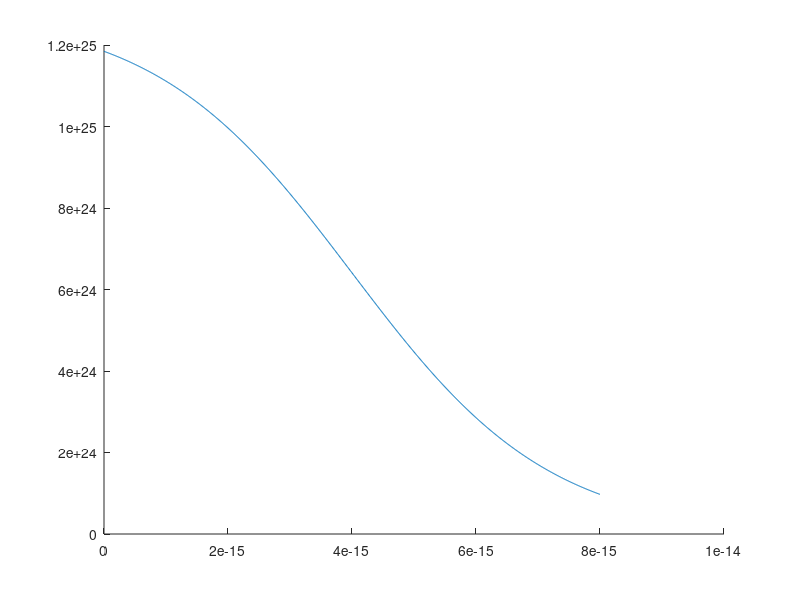
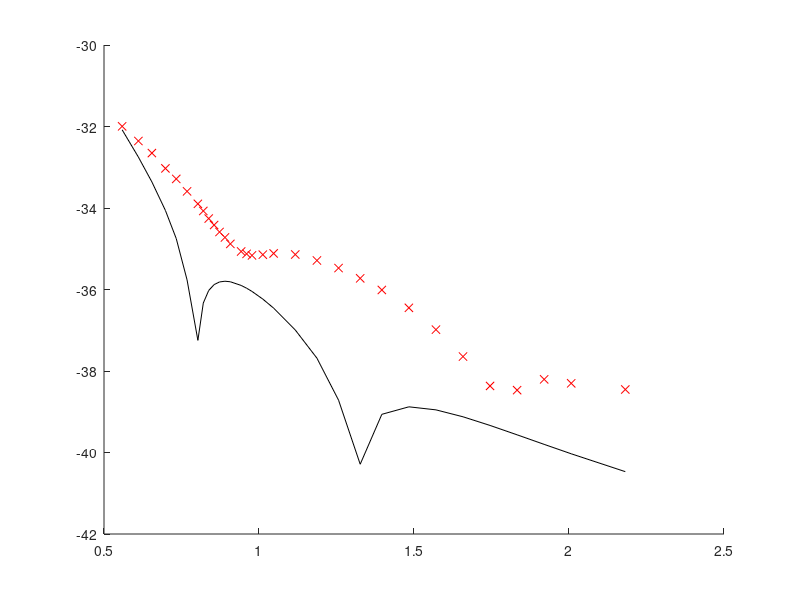

Here is the MATLAB script that generated these plots, in order: (Note: this script raises an error after producing the figures.)
%% Constants
global hbar q_e m_e c alpha eV millibarn_per_sr
% Fundamental
hbar  = 6.62607004e-34/(2*pi);
q_e   = 1.60217662e-19;
m_e   = 9.109e-31;
c     = 2.9979e8;
alpha = 1/137;

% Unit conversion
eV = 1.60217662e-19;
millibarn_per_sr = 1e31*2*pi;

% Functions
gamma = @(E) E/(m_e*c^2);
v = @(E) c*sqrt(1 - 1./gamma(E).^2);
beta = @(E) v(E)/c;

% Measurement data
theta = load("data/theta.tsv");
theta_rad = theta*pi/180;
cross_section = load("data/cross_section.tsv");
meas_error = load("data/meas_error.tsv");

% Experiment
Z_Ca40 = 20;
Z_e = 1;
E_250MeV = 250e6*eV;

% Used for passing data to functions
data = [theta_rad, cross_section, meas_error];
exp_values = [Z_Ca40, Z_e, E_250MeV];

%% Proton density and fitting vector
% Proton density that we want to optimize
% X(1) = rho_0, X(2) = a, X(3) = b
rho_ch = @(X, r) X(1)./(1 + exp((r-X(2))./X(3)));

% Create initial guesses for the fitting!
% rho_0 highest proton density
% a middle of fall off
% b sharpness of the falls off
rho_0 = q_e*0.08e45;
a_0 = 4e-15;  
b_0 = 1.6e-15;
X_0 = [rho_0, a_0, b_0];

% Plot of the proton desnsity with the initial guesses
figure(1)
clf; hold on;
r = linspace(0,8,1000)*1e-15;
plot(r, rho_ch(X_0, r))

% Theoretical cross-section
% Relativistic kinetic energy for a electron
p_e = @(E) sqrt((E/c).^2 - m_e^2*c^2); 

% Difference of p_e before and after collision with Ca40

% Assumes the heavy core to be stationary and not recoil from collision 
q_diff = @(E, theta) sqrt(4*p_e(E).^2.*sin(theta/2).^2);

% Form factor integral broken into two pieces
form_const      = @(E, theta) 4*pi*hbar./(Z_Ca40*q_diff(E,theta)*q_e);
form_integrand  = @(X, r, E, theta) r.*rho_ch(X, r).*sin(q_diff(E, theta).*r/hbar);
form_integral   = @(X, E, theta) integral(@(r) form_integrand(X, r, E, theta), 0, 100e-10,'ArrayValued',true);
formfactor      = @(X, E, theta) form_integral(X, E, theta).*form_const(E_250MeV, theta);

% The Rutherford and Mott cross-sections
cross_ruth      = @(E, theta) (Z_e*Z_Ca40*alpha*hbar*c)^2./(4*beta(E)^4*E^2*sin(theta/2).^4);
cross_mott      = @(E, theta) cross_ruth(E, theta).*(1 - beta(E)^2*sin(theta/2).^2);

% Together they make the theoretical cross-section to be fitted against the
% measurement!
cross_theo      = @(E, theta, X) cross_mott(E_250MeV, theta_rad).*abs(formfactor(X_0,E_250MeV,theta)).^2;

figure(2)
clf; hold on;
plot(theta_rad, log10(cross_theo(E_250MeV,theta_rad,X_0)),'black')
plot(theta_rad, log10(cross_section/millibarn_per_sr),'redx')

%Optimization

options = optimoptions('fsolve','Algorithm','levenberg-marquardt','Display','iter');
X_star = fsolve(@(X) optimize_X(X_0, rho_ch, p_e, cross_theo, data, exp_values, millibarn_per_sr), X_0, options);

fprintf("rho before: " + X_0(1) + " rho after: " + X_star(1) +"\n")
fprintf("a before: " + X_0(2) + " a after: " + X_star(2) +"\n")
fprintf("b before: " + X_0(3) + " b after: " + X_star(3) +"\n")
